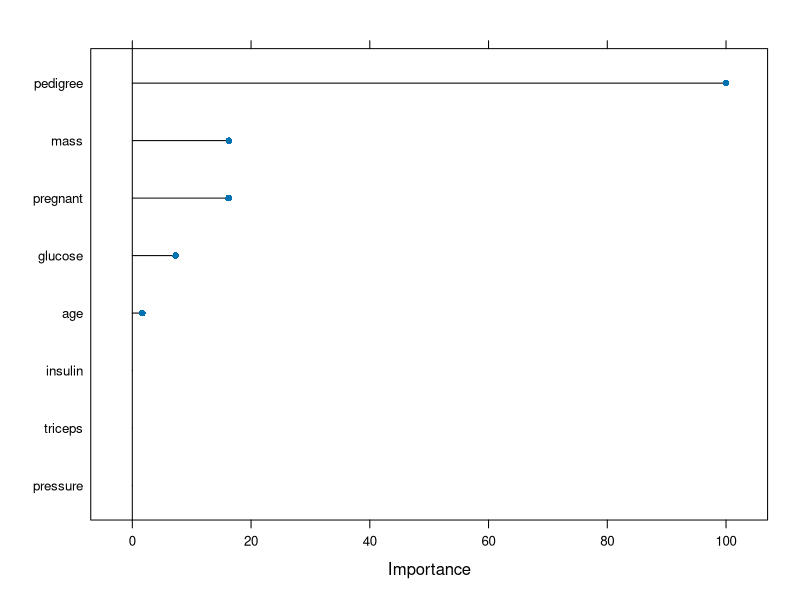
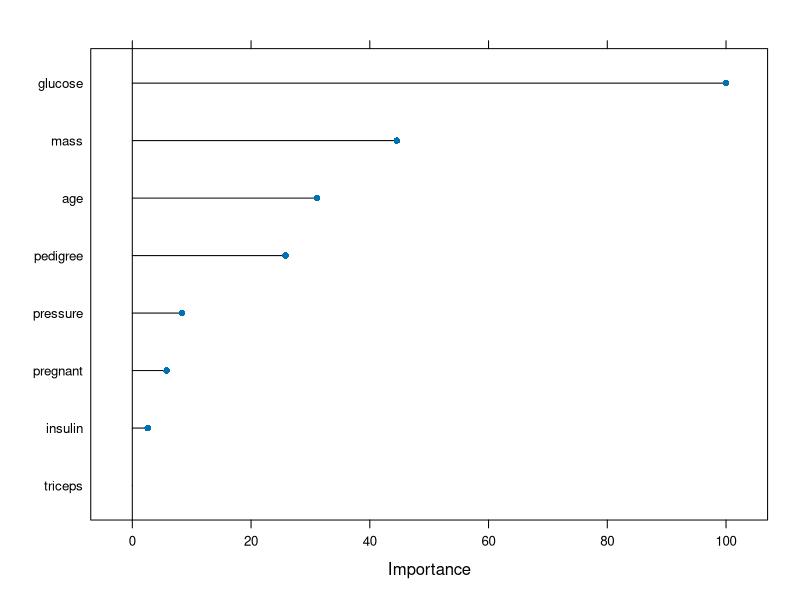
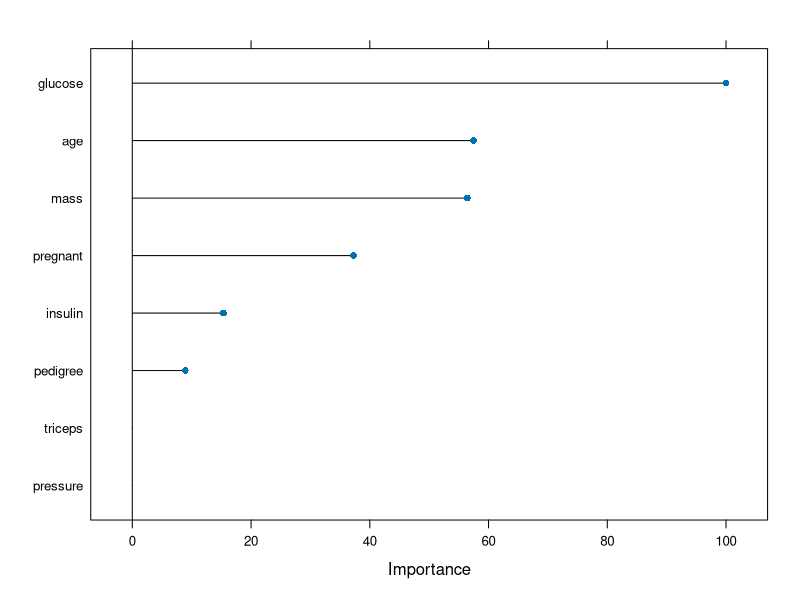

R code for these plots, in order:
## ---- chunk 1
knitr::opts_chunk$set(message = FALSE, warning = FALSE)
## ---- chunk 2
library(mlbench)
library(tidyverse)
data(PimaIndiansDiabetes)
df <- tibble(PimaIndiansDiabetes)
df <- df %>% rename(target=diabetes)
## ---- chunk 3
library(caret)
df <- df %>% 
  mutate(target = as.factor(target))
df = drop_na(df)
splitIndex <- createDataPartition(df$target, p = .70, 
                                  list = FALSE)
df_train <- df[ splitIndex,]
df_test <- df[-splitIndex,]

model1 <- train(target~., data=df_train, 
                method = "glmnet",
                maxdepth=3)
pred <- predict(model1, df_test)
cm <- confusionMatrix(data = pred, reference = df_test$target)
cm$overall[1]
plot(varImp(model1))
## ---- chunk 4
library(caret)
df <- df %>% 
  mutate(target = as.factor(target))
df = drop_na(df)
splitIndex <- createDataPartition(df$target, p = .70, 
                                  list = FALSE)
df_train <- df[ splitIndex,]
df_test <- df[-splitIndex,]

model1 <- train(target~., data=df_train, 
                method = "rf",
                maxdepth=3)
pred <- predict(model1, df_test)
cm <- confusionMatrix(data = pred, reference = df_test$target)
cm$overall[1]
plot(varImp(model1))
## ---- chunk 5
library(caret)
df <- df %>% 
  mutate(target = as.factor(target))
df = drop_na(df)
splitIndex <- createDataPartition(df$target, p = .70, 
                                  list = FALSE)
df_train <- df[ splitIndex,]
df_test <- df[-splitIndex,]

model2 <- train(target~., data=df_train, 
                method = "rpart2",
                maxdepth=3)
pred <- predict(model1, df_test)
cm <- confusionMatrix(data = pred, reference = df_test$target)
cm$overall[1]
plot(varImp(model2))
